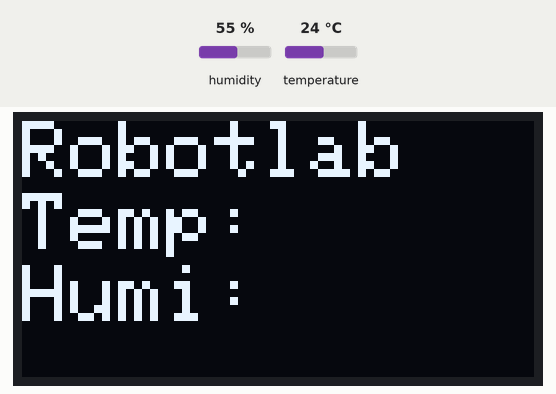
This sketch was run on a simulated Arduino Uno, built for the host (arithmetic inside an expression is 32-bit, double 64-bit). On the bench: 128×64 one-colour display. The test bench sets the inputs (shaded band); at power-on: humidity 55 %, temperature 24 °C. What the sketch prints to the serial monitor is not drawn.

Above: at 1.1 s.

The sketch:

Read_SHT_Sensor.ino
```cpp
/*
 * The simplest operation using SHT3x
 */

#include <Wire.h>
#include <Adafruit_GFX.h>
#include <Adafruit_SSD1306.h>
#define SCREEN_WIDTH 128 // OLED display width, in pixels
#define SCREEN_HEIGHT 64 // OLED display height, in pixels

// Declaration for an SSD1306 display connected to I2C (SDA, SCL pins)
Adafruit_SSD1306 display(SCREEN_WIDTH, SCREEN_HEIGHT, &Wire, -1);

#include <SHT3x.h>
SHT3x Sensor;
void setup() {

  Serial.begin(9600);
  Sensor.Begin();
  if(!display.begin(SSD1306_SWITCHCAPVCC, 0x3C)) { // Address 0x3D for 128x64
    Serial.println(F("SSD1306 allocation failed"));
    for(;;);
  }
  delay(1000);
  display.clearDisplay();
  display.setTextSize(2);
  display.setTextColor(WHITE);
  display.setCursor(0, 0);
  // Display static text
  display.println("Robotlab");
   display.setCursor(0, 18);
  // Display static text
  display.println("Temp:");
     display.setCursor(0, 36);
  // Display static text
  display.println("Humi:");
  display.display();
  delay(100);
}

void loop() {

  Sensor.UpdateData();
  display.clearDisplay();
  Serial.print("Temperature: ");
  Serial.print(Sensor.GetTemperature());
  Serial.write("\xC2\xB0"); //The Degree symbol
  Serial.println("C");
  Serial.print("Humidity: ");
  Serial.print(Sensor.GetRelHumidity());
  Serial.println("%");

  delay(333);
}
```
